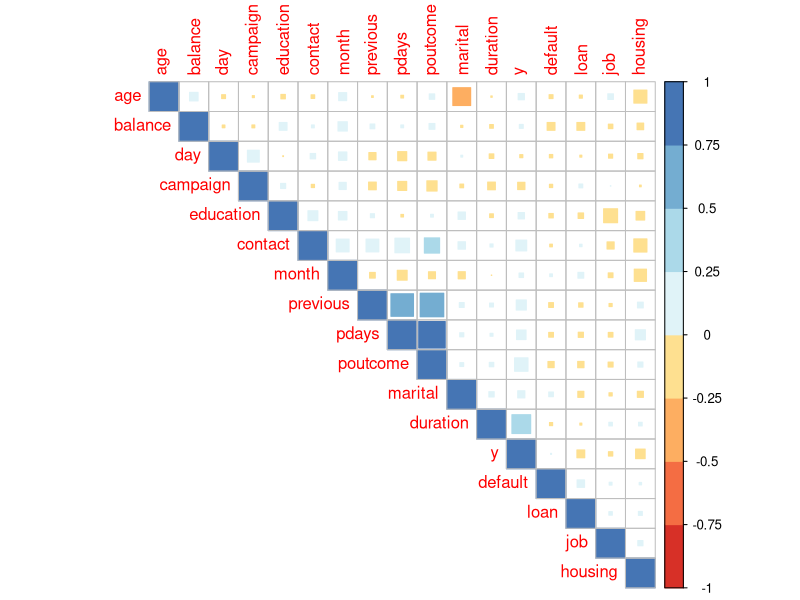
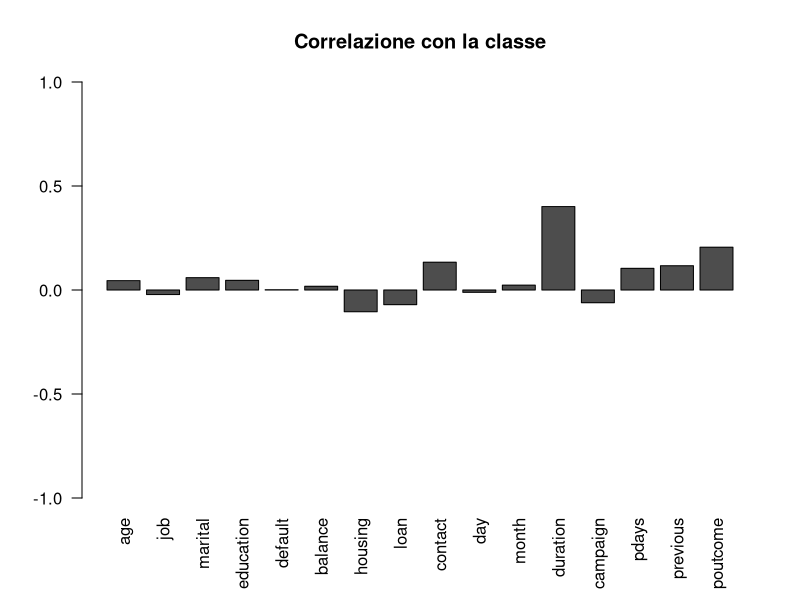
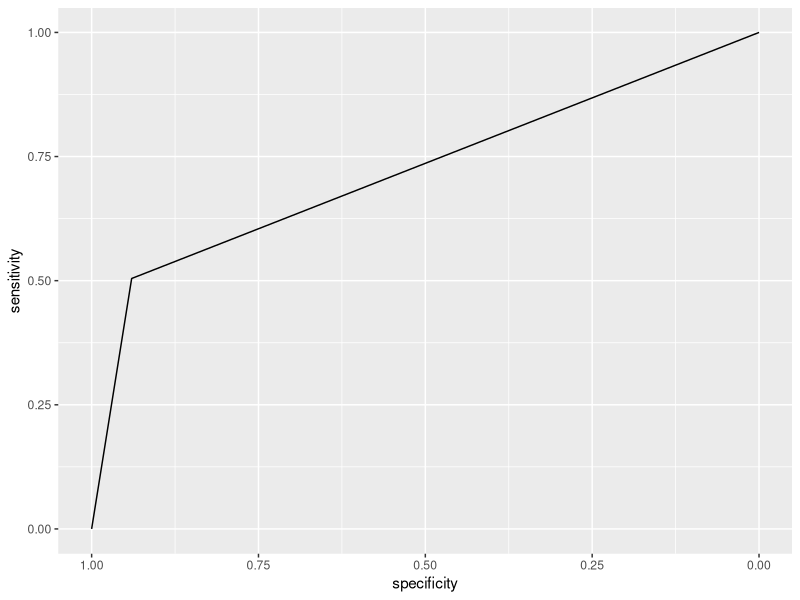
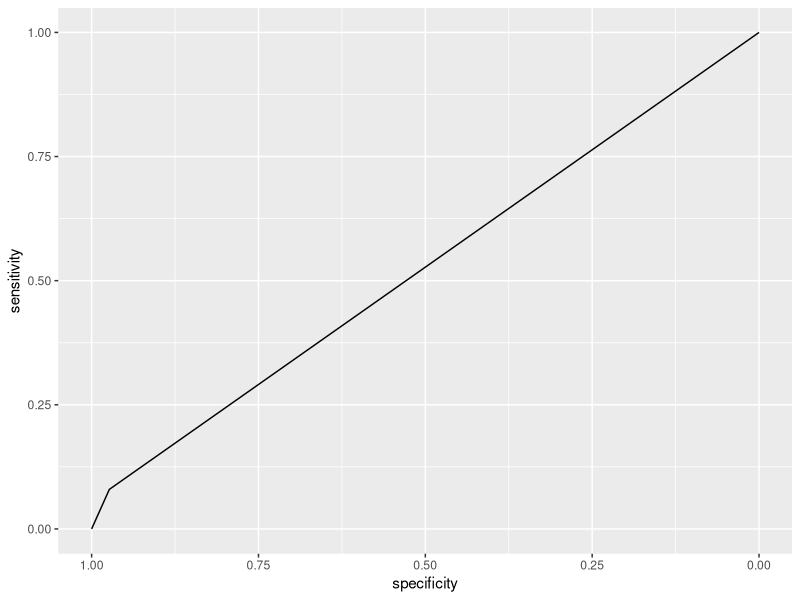
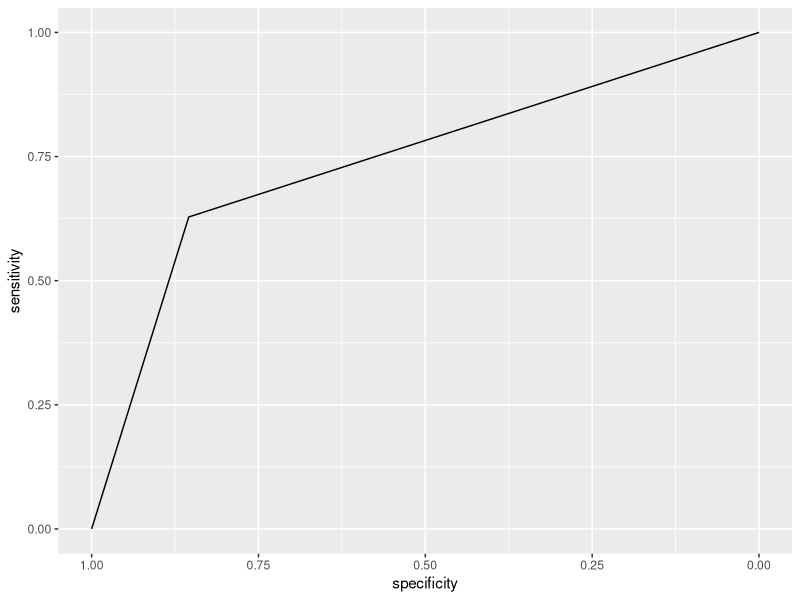
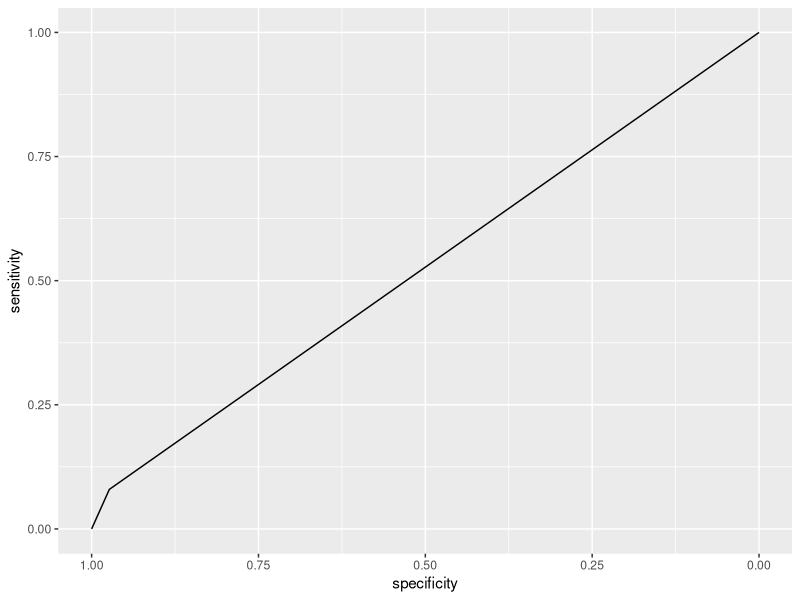
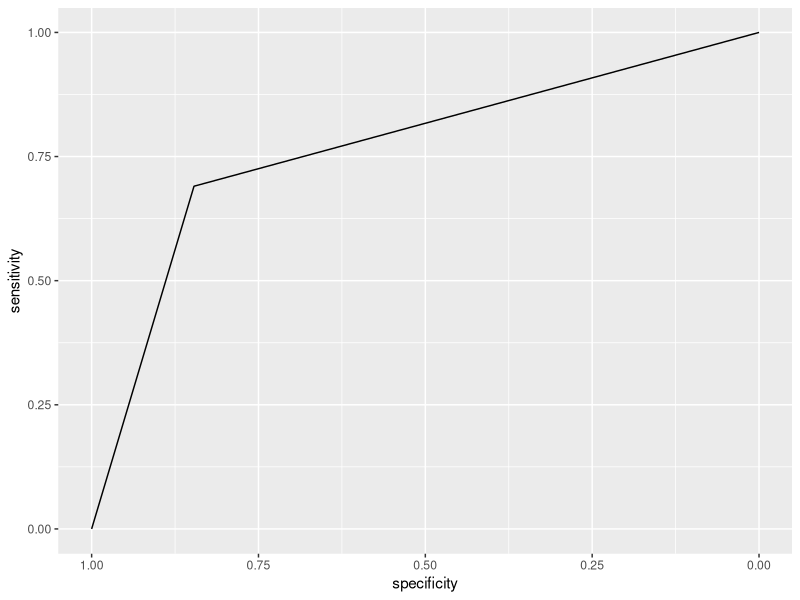
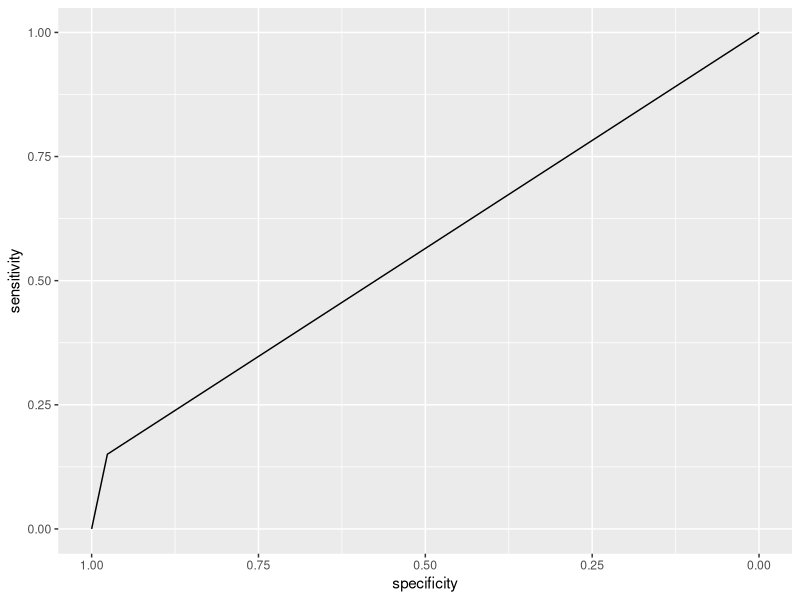

Generate these figures, in order, with R:
#script utilizzato per estrarre il sottoinsieme di attributi più performante per i modelli valutati
#vengono ordinati gli attributi in base alla correlazione con y, successivamente, partendo dall'insieme 
#costitutito dai primi due attributi, viene calcolata l'AUC di ogni modello.
#Iterativamente, viene aggiunto l'attributi successivo al sottoinsieme e ricalcolata l'AUC.
#Infine, viene mostrato un plot dei valori di AUC di ogni modello con ogni sottoinsieme.
setwd("~/Documents/ProgettiUniversità/Progetto_ML_Porta/codice/R")

library(corrplot)
library(RColorBrewer)
library(e1071)
library(pROC)
library(ggplot2)
library(ROSE)
library(caret)
library(rpart)

#caricamento dataset
dataset= read.csv("bank-int.csv", header = TRUE, sep=",", row.names=NULL)

#shuffle
set.seed(42)
dataset = dataset[sample(nrow(dataset), nrow(dataset)), ]

#rimuovo la prima colonna, ovvero l'id dei campioni
dataset$X = NULL

areas_w_no_svm = c()
areas_w_no_dt = c()

#tratified splitting (0.75 => train, 0.25 => test)
train.rows<- createDataPartition(y= dataset$y, p=0.75, list = FALSE)
trainset<- dataset[train.rows,] # 70% data goes in here
trainset$y = factor(trainset$y)
testset <- dataset[-train.rows,]
testset$y = factor(testset$y)

print(table(trainset$y))

#matrice di correlazione e plot
M <-cor(dataset)
corrplot(M, method = 'square', type="upper", order="hclust",
         col=brewer.pal(n=8, name="RdYlBu"))

#estraggo dalla matice di correlazione il vettore delle correlazioni con la classe
y_corr = tail(M, 1)
#rimuovo la correlazione con se stessa
y_corr = subset(y_corr, select = -c(0,17) )

#plot correlazione attributi con la classe 
barplot(y_corr, main = "Correlazione con la classe", ylim=c(-1, 1), las = 2)

#metto in modulo tutti i valori di correlazione
for(i in 1:ncol(y_corr)){
  y_corr[i] = abs(y_corr[i])  
}

#ordino a partire dall'attributo con correlazione maggiore
y_corr = rbind(y_corr, c(1,2,3,4,5,6,7,8,9,10,11,12,13,14,15,16))
y_corr = y_corr[,order(y_corr[1,], decreasing = T)]
#y_corr = t(y_corr)

y_corr_names = c("duration",
                 "poutcome",
                 "contact",
                 "housing",
                 "loan",
                 "campaign",
                 "marital",
                 "education",
                 "age",
                 "month",
                 "job",
                 "balance",
                 "day",
                 "default")

indexs = c()
for( i in 1:ncol(y_corr)){
  if(y_corr[2, i]  != 14 && y_corr[2, i] != 15){
    indexs = c(indexs, y_corr[2,i])
  }
}

print(length(indexs))

for(limit in 2:14){
  #estraggo i primi n attributi
  features = c()
  features_names = c("y")
  #limit = 1
  for(i in 1:length(indexs)){
    if(i <= limit){
      features = c(features, indexs[i])
      features_names = c(features_names, y_corr_names[i])
    }
  }
  
  print(features)
  print(features_names)
  
  part_train = trainset[features_names]
  part_test = testset[features_names]
  
  prop = table(trainset$y)
  
  weight<-c(rep(0, prop['0']), rep(1, prop['1']))
  
  #------------svm------------
  model = svm(y ~ ., 
              data=part_train, 
              kernel='polynomial', 
              cost=1,
              class.weights = c("0" = 0.115, "1" = 0.885))
  
  predicted_test = predict(model, testset, type = "class") 
  
  #roc curve
  roc_obj = roc(testset$y, as.numeric(predicted_test))
  # roc_objs = c(roc_objs, roc_obj)
  plot(ggroc(roc_obj))
  
  area = auc(roc_obj)
  
  areas_w_no_svm = c(areas_w_no_svm, area)
  
  #--------------dt----------------
  decisionTree = rpart(y ~ ., 
                       data = part_train,
                       weights = weight,
                       method = "class")
  
  predicted_test = predict(decisionTree, testset, type = "class") 
  
  #roc curve
  roc_obj = roc(testset$y, as.numeric(predicted_test))
  # roc_objs = c(roc_objs, roc_obj)
  plot(ggroc(roc_obj))
  
  area = auc(roc_obj)
  
  areas_w_no_dt = c(areas_w_no_dt, area)
}

print(areas_w_no_svm)
print(max(areas_w_no_svm))

print(areas_w_no_dt)
print(max(areas_w_no_dt))

plotmeasure_2 <- function(y1, y2, title){
  x = c(2,3,4,5,6,7,8,9,10,11,12,13,14)
  miny = min(c(min(y1), min(y2)))
  maxy = max(c(max(y1), max(y2)))
  plot(x, y1, type = "b", frame = FALSE, pch = 19, 
       col = "red", xlab = "Numero di features", ylab = "Misura di performance", 
       ylim= c(0.6, 0.85), xlim = c(1, 17))
  axis(1, at = x)
  # Add a second line
  lines(x, y2, pch = 18, col = "blue", type = "b", lty = 2)
  title(title)
  # Add a legend to the plot
  legend("topleft", legend=c("SVM", "Decision Tree"),
         col=c("red", "blue", "black"), lty = 1:2, cex=0.8)
}

plotmeasure_2(areas_w_no_svm, areas_w_no_dt, "Andamento AUC modelli pesati")
